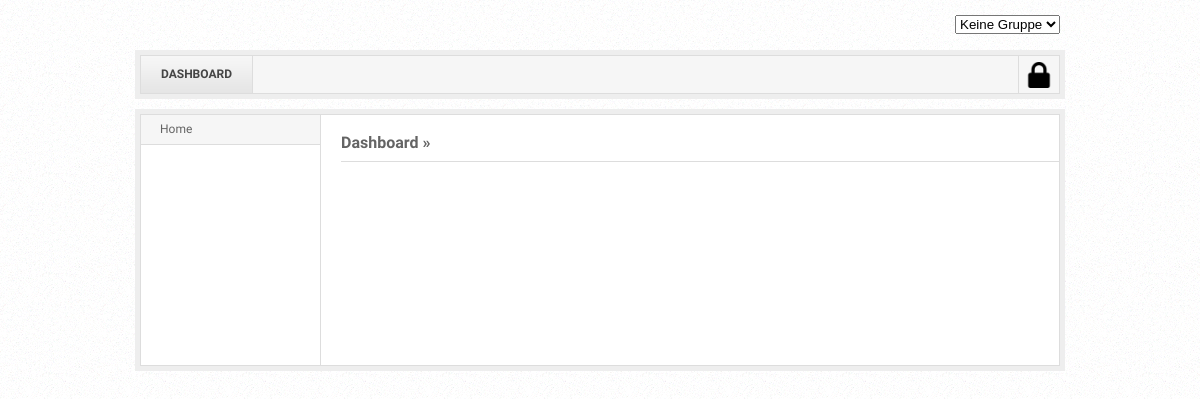
Page /design/header.inc.php?c=dashboard on the earlier database version.
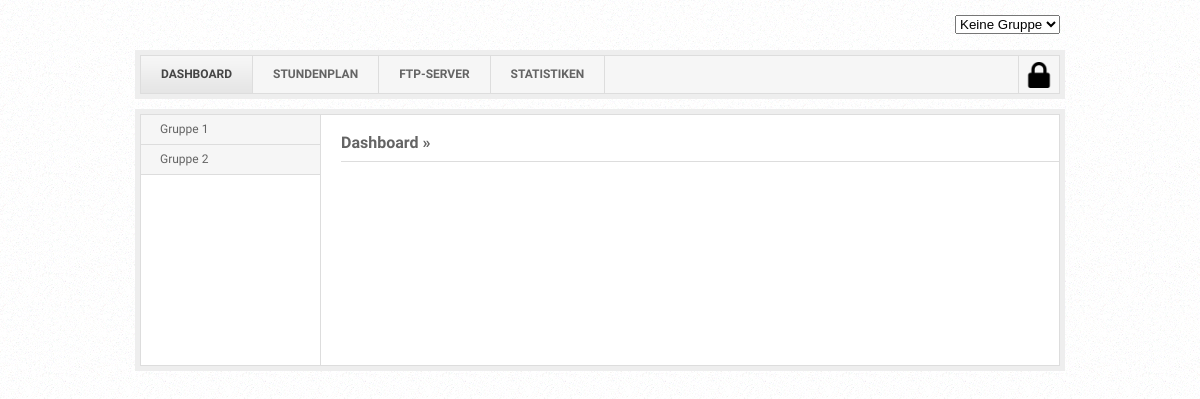
Same page on the later database version.
### tables this page shows
CREATE TABLE IF NOT EXISTS `category` (
  `id` int(11) NOT NULL AUTO_INCREMENT,
  `name` varchar(30) NOT NULL,
  `url` varchar(30) NOT NULL,
  `external` int(11) NOT NULL DEFAULT '0',
  PRIMARY KEY (`id`)
);

CREATE TABLE IF NOT EXISTS `pages` (
  `id` int(11) NOT NULL AUTO_INCREMENT,
  `name` varchar(30) NOT NULL,
  `url` varchar(30) NOT NULL,
  `cat` int(2) NOT NULL,
  PRIMARY KEY (`id`)
);

### design/header.inc.php (the view, shortened to what this page needs)
<?php
	$c = mysql_real_escape_string($_GET['c']);
	$s = mysql_real_escape_string($_GET['s']);
	$sql = "SELECT * FROM category WHERE url='$c'";
	$result = mysql_query($sql);
	$c = mysql_fetch_assoc($result);
	$sql = "SELECT * FROM pages WHERE url='$s'";
	$result = mysql_query($sql);
	$s = mysql_fetch_assoc($result);
?>
<!DOCTYPE html>
<html lang="de">
<head>
	<link href="<?php echo $CONFIG["website"]["path"]; ?>style/css/design/transdmin.css" rel="stylesheet" type="text/css" media="screen" />
	<link href="<?php echo $CONFIG["website"]["path"]; ?>style/css/tipsy/tipsy.css" rel="stylesheet" type="text/css" media="screen" />
  <link href="<?php echo $CONFIG["website"]["path"]; ?>style/css/amcharts/style.css" rel="stylesheet" type="text/css">
	<link href="<?php echo $CONFIG["website"]["path"]; ?>style/css/datatables/jquery.dataTables.css" rel="stylesheet" type="text/css">
	<link href="<?php echo $CONFIG["website"]["path"]; ?>style/css/ui-lightness/jquery-ui-1.10.4.custom.min.css" rel="stylesheet" type="text/css">
</head>
<body>
	<div id="wrapper">
		<div id="topbar">
			<span style="float: right; margin: 15px 5px 10px 0;">
				<form action="<?php echo $CONFIG["website"]["path"].$c["url"]."/".$s["url"]; ?>" name='groupChange' id='groupChangeForm' method="post">
					<select id="groupChangeSelect" name="defaultGroup">
						<?php
							$selected = array("none" => "", "g1" => "", "g2" => "");
							if (isset($_COOKIE["group"]) && $_COOKIE["group"] == 1) {
								$selected["g1"] = "selected";
							} elseif (isset($_COOKIE["group"]) && $_COOKIE["group"] == 2) {
								$selected["g2"] = "selected";
							} else {
								echo "<option value='none' ".$selected["none"].">Keine Gruppe</option>";
							}
						?>
					</select>
				</form>
			</span>
		</div>
		<ul id="mainNav">
			<?php
			$sql = "SELECT * FROM category WHERE user_lvl<='$user[user_lvl]'";
			$result = mysql_query($sql);
			while($row = mysql_fetch_assoc($result)) {
				if($c['url'] == $row['url']) {
					$active = "class='active'";
				} else {
					$active = "";
				}
				if ($row["external"] == 1) {
					echo "<li><a href='".$row["url"]."' target='_blank'>".strtoupper($row["name"])."</a></li>";
				} else {
					echo "<li><a href='".$CONFIG["website"]["path"].$row["url"]."' $active>".strtoupper($row["name"])."</a></li>";
				}
			}
			if (isset($_SESSION["login"]) && $_SESSION["login"] === true) {
				echo "<li class='logout'><a href='".$CONFIG["website"]["path"]."logout'></a></li>";
			} else {
				echo "<li class='login'><a href='".$CONFIG["website"]["path"]."login'></a></li>";
			}
			?>
		</ul>
		<div id="containerHolder">
			<div id="container">
				<div id="sidebar">
					<ul class="sideNav">
						<?php
						$sql = "SELECT * FROM pages WHERE cat='$c[id]' AND user_lvl<='$user[user_lvl]'";
						$result = mysql_query($sql);
						while($row = mysql_fetch_assoc($result)) {
							if($s['url'] == $row['url']) {
								$active = "class='active'";
							} else {
								$active = "";
							}
							echo "<li><a href='".$CONFIG["website"]["path"].$c["url"]."/$row[url]' $active>$row[name]</a></li>";
						}
						?>
					</ul>
				</div>
				<?php
				if ($_GET["c"] == "impressum") {
					echo "<h2> &raquo; <a href='".$CONFIG["website"]["path"]."impressum' class='active'>Impressum</a></h2>";
				} else {
					echo "<h2><a href='".$CONFIG["website"]["path"].$c["url"]."'>".$c["name"]."</a> &raquo; <a href='".$CONFIG["website"]["path"].$c["url"]."/".$s["url"]."' class='active'>".$s["name"]."</a></h2>";
				}
				?>
				<div id="main">

Differences in the rows shown:
removed pages: name "Home"
added category: name "STUNDENPLAN"
added category: name "FTP-SERVER"
added category: name "STATISTIKEN"
added pages: name "Gruppe 1"
added pages: name "Gruppe 2"
